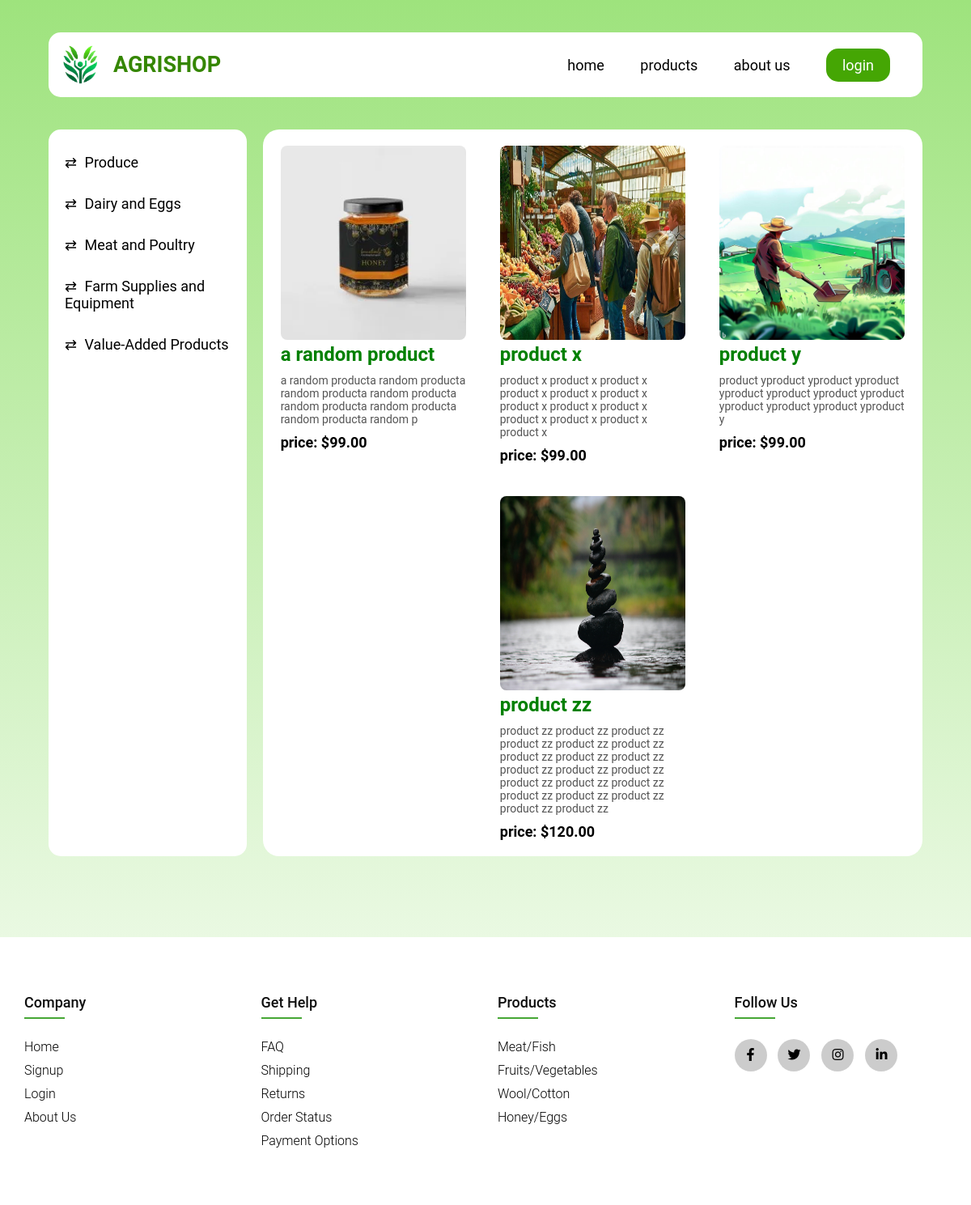
/products.php, run on the app's committed database.
### tables this page shows
CREATE TABLE `product` (
  `ProductID` int(11) NOT NULL,
  `UserID` int(11) DEFAULT NULL,
  `CategoryID` int(11) DEFAULT NULL,
  `Title` varchar(100) NOT NULL,
  `Description` text DEFAULT NULL,
  `Price` decimal(10,2) NOT NULL,
  `Quantity` int(11) NOT NULL,
  `img1` varchar(100) DEFAULT NULL,
  `img2` varchar(100) DEFAULT NULL,
  `img3` varchar(100) DEFAULT NULL
);

### products.php (the view, shortened to what this page needs)
<!DOCTYPE html>
<html lang="en">
<head>
    <link rel="stylesheet" href="style.css">
    <link rel="stylesheet" type="text/css" href="https://cdnjs.cloudflare.com/ajax/libs/font-awesome/5.15.1/css/all.min.css">
</head>
<body>
    <nav >
        <div class="logo">
            <img src="images/logo1.png" alt="">
            <h2>AGRISHOP</h2>
        </div>
        <div class="navlinks" id="naglinks">
            <ul>
                <li><a href="home.php">home</a></li>
                <li><a href="products.php">products</a></li>
                <li><a href="aboutus.php">about us</a></li>
                <?php
                if (isset($_SESSION['username'])) {
                    echo '<li><a href="profile.php">profile</a></li>';
                } else {
                    echo '<li><a href="login.html">login</a></li>';
                }
                ?>
            </ul>
        </div>
    </nav>
  <div class="container-nav-products">
        <nav class="navp">
            <div class="categories">
            <div class="category" onclick="toggleSubCategories(this)">
              <p><span class="arrow"></span>Produce</p>
            </div>
            <div class="category" onclick="toggleSubCategories(this)">
              <p><span class="arrow"></span>Dairy and Eggs</p>
            </div>
            <div class="category" onclick="toggleSubCategories(this)">
            <p><span class="arrow"></span>Meat and Poultry</p>
            </div>
            <div class="category" onclick="toggleSubCategories(this)">
            <p><span class="arrow"></span>Farm Supplies and Equipment</p>
            </div>
            <div class="category" onclick="toggleSubCategories(this)">
            <p><span class="arrow"></span>Value-Added Products</p>
            </div>
            </div>
        </nav>
        <div class="products">
          <?php
          $conn = mysqli_connect('localhost', 'root', '', 'shop');
          $sql = "SELECT * FROM product ";
          $result = $conn->query($sql);
          while($row = $result->fetch_assoc()) {
          ?>
            <div class="product-card">
                <?php echo "<img src='images/" . $row['img1'] . "' >";?>
                <a  href="product.php?id=<?php echo $row['ProductID'] ?>  "class="product-name"><?php echo $row['Title']; ?></a>
                <p class="product-description"><?php echo $row['Description']; ?></p>
                <div class="price">price: $<?php echo  $row['Price']; ?></div>
            </div>
          <?php }?>
        </div>
    </div>
    <footer class="footer">
        <div class="containerf">
         <div class="row">
           <div class="footer-col">
             <h4>company</h4>
             <ul>
               <li><a href="home.html">home</a></li>
               <li><a href="signup.html">signup</a></li>
               <li><a href="login.html">login</a></li>
               <li><a href="aboutus.html">about us</a></li>
             </ul>
           </div>
           <div class="footer-col">
             <h4>get help</h4>
             <ul>
               <li><a href="#">FAQ</a></li>
               <li><a href="#">shipping</a></li>
               <li><a href="#">returns</a></li>
               <li><a href="#">order status</a></li>
               <li><a href="#">payment options</a></li>
             </ul>
           </div>
           <div class="footer-col">
             <h4>products </h4>
             <ul>
               <li><a href="#">Meat/Fish</a></li>
               <li><a href="#">Fruits/Vegetables</a></li>
               <li><a href="#">Wool/Cotton</a></li>
               <li><a href="#">Honey/Eggs</a></li>
             </ul>
           </div>
           <div class="footer-col">
             <h4>follow us</h4>
             <div class="social-links">
               <a href="#"><i class="fab fa-facebook-f"></i></a>
               <a href="#"><i class="fab fa-twitter"></i></a>
               <a href="#"><i class="fab fa-instagram"></i></a>
               <a href="#"><i class="fab fa-linkedin-in"></i></a>
             </div>
           </div>
         </div>
        </div>
     </footer>
</body>
</html>

### style.css (style rules this page uses)
* { margin: 0 ; padding: 0 ; font-family:Roboto; box-sizing: border-box; }
body { background-image:linear-gradient(#9EE37D, white ) ; background-size:cover; background-repeat : no-repeat; }
nav { background-color: white; display:flex; align-items: center; font-size: large; border-radius: 15px ; margin-top: 40px ; margin-left: 11% ; margin-right:11% ; }
.navlinks { flex: 1; text-align: right ; margin-right: 20px ; }
.navlinks ul li { list-style: none ; display: inline-block; margin: 0 20px; }
.navlinks ul li a { color: black; text-decoration: none; }
.navlinks ul li a[href="login.html"] { background-color: #45a604; border-radius: 15px ; padding: 10px 20px ; color: white ; }
.logo { display: flex; align-items: center }
.logo img { width:80px ; }
.logo h2 { color: #358600; }
.footer { padding:150px ; background-color: white ; margin-top: 100px ; }
.category { margin-top: 30px ; margin-left: 20px ; text-align: left; margin-bottom: 20px ; cursor: pointer; }
.arrow::before { content: '⇄ '; margin-right: 5px; }
.container-nav-products { display: flex ; }
.navp { width:17%; margin-right: 0px ; padding-right: 0px ; align-items: flex-start; }
.products { width:61%; background-color: white ; padding:0px ; margin-top: 40px ; margin-right:11% ; border-radius: 20px ; margin-left: 20px ; display: flex ; flex-wrap: wrap; align-content: flex-start; justify-content: space-evenly; }
.product-card { max-width: 300px; position:relative ; overflow: hidden; padding: 20px; }
.product-card img { width:100% ; height:30vh ; border-radius: 8px; }
.product-name { color:green; text-decoration: none ; font-size: 24px; font-weight: bold; margin-top: 10px; }
.product-description { font-size: 14px; color: #555555; margin-top: 10px; }
.price { font-size: 18px; font-weight: bold; margin-top: 10px; }
.containerf { max-width: 1170px; margin:auto; }
.row { display: flex; flex-wrap: wrap; }
ul { list-style: none; }
.footer { background-color: #ffffff; padding: 70px 0; }
.footer-col { width: 25%; padding: 0 15px; }
.footer-col h4 { font-size: 18px; color: #0f0f0f; text-transform: capitalize; margin-bottom: 35px; font-weight: 500; position: relative; }
.footer-col h4::before { content: ''; position: absolute; left:0; bottom: -10px; background-color: #46a735; height: 2px; box-sizing: border-box; width: 50px; }
.footer-col ul li:not(:last-child) { margin-bottom: 10px; }
.footer-col ul li a { font-size: 16px; text-transform: capitalize; color: gray; text-decoration: none; font-weight: 300; color: #000000; display: block; transition: all 0.3s ease; }
.footer-col .social-links a { display: inline-block; height: 40px; width: 40px; background-color: rgba(0, 0, 0, 0.2); margin:0 10px 10px 0; text-align: center; line-height: 40px; border-radius: 50%; color: #000000; transition: all 0.5s ease; }
@media screen and (max-width : 1500px ) { .product-card { max-width: 33%; position:relative ; overflow: hidden; padding: 20px; } }
@media screen and (max-width : 1200px ) { nav { background-color: white; display:flex; align-items: center; font-size: large; border-radius: 15px ; margin-top: 40px ; margin-left: 5% ; margin-right:5% ; } }
@media screen and (max-width : 1200px ) { .navlinks { flex: 1; text-align: right ; margin-right: 20px ; } }
@media screen and (max-width : 1200px ) { .navlinks ul li { list-style: none ; display: inline-block; margin: 0 20px; } }
@media screen and (max-width : 1200px ) { .navlinks ul li a { color: black; text-decoration: none; } }
@media screen and (max-width : 1200px ) { .logo { display: flex; align-items: center } }
@media screen and (max-width : 1200px ) { .logo img { width:80px ; } }
@media screen and (max-width : 1200px ) { .logo h2 { color: #358600; } }
@media screen and (max-width : 1200px ) { .products { width:100%; background-color: white ; padding:0px ; margin-top: 40px ; margin-right:5% ; border-radius: 20px ; margin-left: 20px ; display: flex ; flex-wrap: wrap; align-content: flex-start; } }
@media screen and (max-width : 1200px ) { .navp { width:30%; margin-right: 0px ; padding-right: 0px ; align-items: flex-start; } }
@media screen and (max-width : 1200px ) { .category { margin-top: 30px ; margin-left: 20px ; text-align: left; margin-bottom: 20px ; cursor: pointer; } }

### data on the page
product: img1 (picture), Title "a random product", Description "a random producta random producta random producta random producta random producta random producta random producta random p", Price "99.00"
product: img1 (picture), Title "product x", Description "product x product x product x product x product x product x product x product x product x product x product x product x product x", Price "99.00"
product: img1 (picture), Title "product y", Description "product yproduct yproduct yproduct yproduct yproduct yproduct yproduct yproduct yproduct yproduct yproduct y", Price "99.00"
product: img1 (picture), Title "product zz", Description "product zz product zz product zz product zz product zz product zz product zz product zz product zz product zz product zz product zz product zz product zz product zz product zz product zz product zz product zz product zz", Price "120.00"
